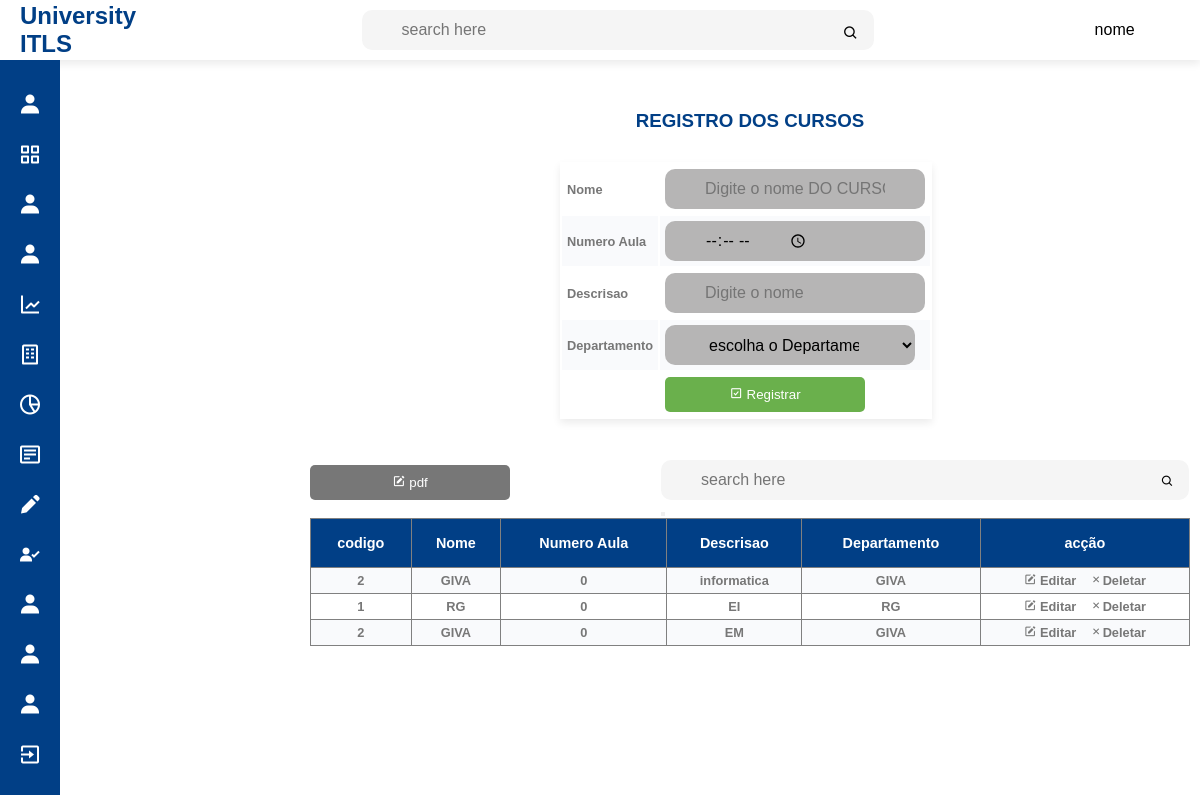
Page /curso.php on the committed database.
### tables this page shows
CREATE TABLE `curso` (
  `codigo` int(10) UNSIGNED NOT NULL,
  `nome` varchar(250) DEFAULT NULL,
  `Naula` int(3) DEFAULT NULL,
  `descrisao` varchar(250) DEFAULT NULL,
  `coddepartamento` int(10) NOT NULL
);

CREATE TABLE `departamento` (
  `codigo` int(10) UNSIGNED NOT NULL,
  `nome` varchar(250) DEFAULT NULL,
  `telefone` int(9) DEFAULT NULL
);

### curso.php (the view, shortened to what this page needs)
<?php include('includes/header.php');
include('config/conexao.php');
?>
<?php include('includes/navbar.php'); ?>
<div id="divheader" style="margin-left: 300px; transform: translate(0,100px);">
<form action="functions/registrocurso.php" method="post">
    <table style="box-shadow: 0 4px 8px 0 rgba(0, 0,0,0.08);  margin-left: 250px; transform: translate(0,30px);" >
        <tr>
        <h3 style="color: #013f86; text-align: center;">REGISTRO DOS CURSOS</h3>
            <td>Nome</td>
            <td><input type="text" name="nome" id="" placeholder="Digite o nome DO CURSO" required></td>
        </tr>
        <tr>
            <td>Numero Aula</td>
            <td><input type="time" name="aula" id="" placeholder="Digite o numero" required></td>
        </tr>
        <tr>
            <td>Descrisao</td>
            <td><input type="text" name="descrisao" id="" placeholder="Digite o nome" required></td>
        </tr>
        <tr>
            <td>Departamento</td>
            <td><select name="departamento" id="">
            <option>escolha o Departamento</option>
            </select>
        </td>
        </tr>
        <tr>
            <td></td>
            <td><button type="submit" name="submit"><i class='bx bx-check-square'></i> Registrar</button></td>
        </tr>
    </table>
</form>
<br>
<br>
<table border="1" width="100%" id="table" >
<button style="transform: translate(0,40px);padding: 10px;   background: #777; color: #fff; border-radius: 5px;    border: 0;cursor: pointer;width: 200px;">
 <a style="text-decoration: none; color: #fff;" href="pdfcurso.php"><i class='bx bxs-edit'></i> pdf</a></button>
    <form action="pesquisar.php" method="post">
<div class="search" style="margin-left: 350px;">
            <input type="search" value="<?php if(isset($_GET['busca'])) echo $_GET['busca']; ?>" id="form-pesquisar" placeholder="search here">
        <label for="search"><button id="btn-pesquisar" type="submit" name="busca"><i class='bx bx-search'></i></button>
        </div>
        </form>
    <tr align="center" style=" background: #013f86; color: #fff;" >
        <th>codigo</th>
        <th>Nome</th>
        <th>Numero Aula</th>
        <th>Descrisao</th>
        <th>Departamento</th>
        <th>acção</th>
    </tr>
    <?php
   $sql="SELECT * FROM curso AS c INNER JOIN departamento AS d ON c.coddepartamento=d.codigo";
   $query=$conn->query($sql);
   while ($row=$query->fetch_assoc()) {
    ?>
    <tr align="center">
          <td><?= $row['codigo'] ?></td>
          <td><?= $row['nome'] ?></td>
         <td><?= $row['Naula'] ?></td>
        <td><?= $row['descrisao'] ?></td>
        <td><?= $row['nome'] ?></td>
        <td align="center">
    <a style="text-decoration: none; color: #777;" href="functions/editcurso.php?editar=<?= $row['codigo']; ?>"><i class='bx bxs-edit'></i> Editar</a>
     <a style="text-decoration: none; color: #777;"  href="functions/deletecurso.php?eleminar=<?= $row['codigo']; ?>"><i class='bx bxs-delete' style="width: 10px;"></i></i><i class='bx bx-x'></i>Deletar</a>
        </td>
    </tr>
    <?php
}
    ?>
</table>
<?php include('includes/footer.php'); ?>

### css/style.css (style rules this page uses)
* { padding: 0; margin: 0; box-sizing: border-box; font-family: 'poppins',sans-serif; }
:root { --color-blue:#013f86; --color-ligt:#fff; --color-light:#f5f5f5; }
.search { position: relative; width: 60%; justify-self: center; }
.search input { width: 100%; height: 40px; padding: 0 40px; font-size: 16px; outline: none; border: none; border-radius: 10px; background: var(--color-light); display: inline-flex; }
.search i { position: absolute; right: 15px; top: 15px; cursor: pointer; }

### css/table.css (style rules this page uses)
th,td { font-size: .9rem; padding: 1rem .5rem; color: var(--color-dark); }
td { font-size: .8rem; }
tbody tr:nth-child(even) { background: #f9fafc; }
#divheader { margin: auto; padding: 10px; border-radius: 3px; width: 900px; background: #fff; }
input[type="text"],input[type="tel"],input[type="date"],select { width: 500px; width: 260px; height: 40px; padding: 0 40px; font-size: 16px; outline: none; border: none; border-radius: 10px; background: rgb(182, 181, 181); display: inline-flex; }
#table { border-collapse: collapse; padding: 5px; background: #fff; }
tr td { padding: 5px; color: #777; font-weight: 900; }
tr button[type="submit"] { padding: 10px; background: rgba(106,176,76,1.0); color: #fff; border-radius: 5px; border: 0; cursor: pointer; width: 200px; }
tr select { width: 250px; }

### curso.php (style rules this page uses)
#divheader { margin: auto; padding: 10px; border-radius: 3px; width: 900px; background: #fff; }
input[type="text"],input[type="time"],input[type="number"],select { width: 500px; width: 260px; height: 40px; padding: 0 40px; font-size: 16px; outline: none; border: none; border-radius: 10px; background: rgb(182, 181, 181); display: inline-flex; }
#table { border-collapse: collapse; padding: 5px; background: #fff; }
tr td { padding: 5px; color: #777; font-weight: 900; }
tr button[type="submit"] { padding: 10px; background: rgba(106,176,76,1.0); color: #fff; border-radius: 5px; border: 0; cursor: pointer; width: 200px; }

### rows in the picture
curso: departamento.codigo "2", departamento.nome "GIVA", Naula "0", descrisao "informatica"
curso: departamento.codigo "1", departamento.nome "RG", Naula "0", descrisao "EI"
curso: departamento.codigo "2", departamento.nome "GIVA", Naula "0", descrisao "EM"
